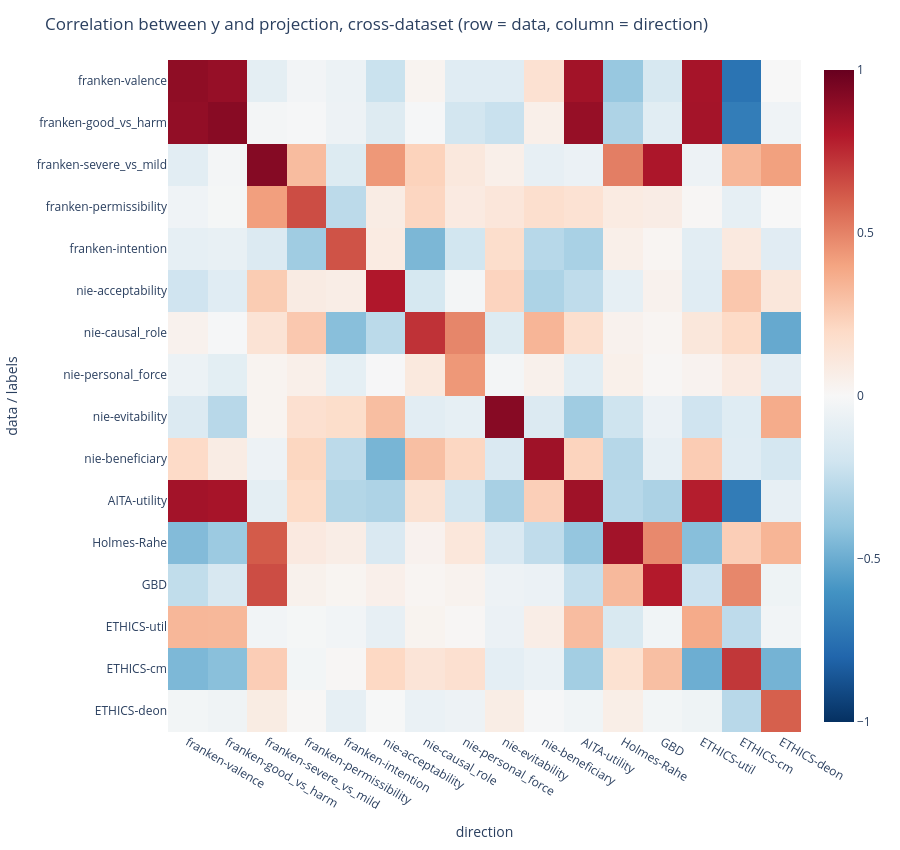

Source (notebook cell):
### Markdown cell above
## 6. Correlations between labels and directions (Cross-Dataset)
Like section 4, but cross-dataset: for every (labels_i, direction_j) pair, project
subset i's embeddings onto subset j's fitted direction and correlate with subset i's
own `y`. Row = whose data/labels, column = whose direction. The diagonal reproduces
section 4's numbers; off-diagonal cells show how well one dataset's direction
generalizes to another's labels (e.g. franken-valence data projected onto the
nie-causal_role direction, correlated with the franken-valence labels).

### Code cell
Cross = np.zeros((len(labels), len(labels)))
for i, li in enumerate(labels):
    Xi, yi = embeddings[li], SUBSETS[li]["y"]
    for j, lj in enumerate(labels):
        proj = Xi @ directions[lj]
        Cross[i, j] = np.corrcoef(proj, yi)[0, 1]

fig = px.imshow(Cross, x=labels, y=labels, color_continuous_scale="RdBu_r", zmin=-1, zmax=1, aspect="auto")
fig.update_layout(title="Correlation between y and projection, cross-dataset (row = data, column = direction)",
                   width=900, height=850)
fig.update_xaxes(title="direction")
fig.update_yaxes(title="data / labels")
fig.show()

### Figure 1 — Plotly figure (JSON) as saved in the notebook; plotly's stock layout.template omitted (floating-point values rounded to 4 significant figures; data arrays with more than 128 entries replaced by an {"elided": "..."} marker saying what was removed)
{"data": [{"coloraxis": "coloraxis", "hovertemplate": "x: %{x}<br>y: %{y}<br>color: %{z}<extra></extra>", "name": "0", "type": "heatmap", "x": ["franken-valence", "franken-good_vs_harm", "franken-severe_vs_mild", "franken-permissibility", "franken-intention", "nie-acceptability", "nie-causal_role", "nie-personal_force", "nie-evitability", "nie-beneficiary", "AITA-utility", "Holmes-Rahe", "GBD", "ETHICS-util", "ETHICS-cm", "ETHICS-deon"], "xaxis": "x", "y": ["franken-valence", "franken-good_vs_harm", "franken-severe_vs_mild", "franken-permissibility", "franken-intention", "nie-acceptability", "nie-causal_role", "nie-personal_force", "nie-evitability", "nie-beneficiary", "AITA-utility", "Holmes-Rahe", "GBD", "ETHICS-util", "ETHICS-cm", "ETHICS-deon"], "yaxis": "y", "z": {"elided": "16x16 float values"}}], "layout": {"coloraxis": {"autocolorscale": false, "cmax": 1, "cmin": -1, "colorscale": [[0, "rgb(5,48,97)"], [0.1, "rgb(33,102,172)"], [0.2, "rgb(67,147,195)"], [0.3, "rgb(146,197,222)"], [0.4, "rgb(209,229,240)"], [0.5, "rgb(247,247,247)"], [0.6, "rgb(253,219,199)"], [0.7, "rgb(244,165,130)"], [0.8, "rgb(214,96,77)"], [0.9, "rgb(178,24,43)"], [1, "rgb(103,0,31)"]]}, "height": 850, "margin": {"t": 60}, "title": {"text": "Correlation between y and projection, cross-dataset (row = data, column = direction)"}, "width": 900, "xaxis": {"anchor": "y", "domain": [0, 1], "title": {"text": "direction"}}, "yaxis": {"anchor": "x", "autorange": "reversed", "domain": [0, 1], "title": {"text": "data / labels"}}}}
